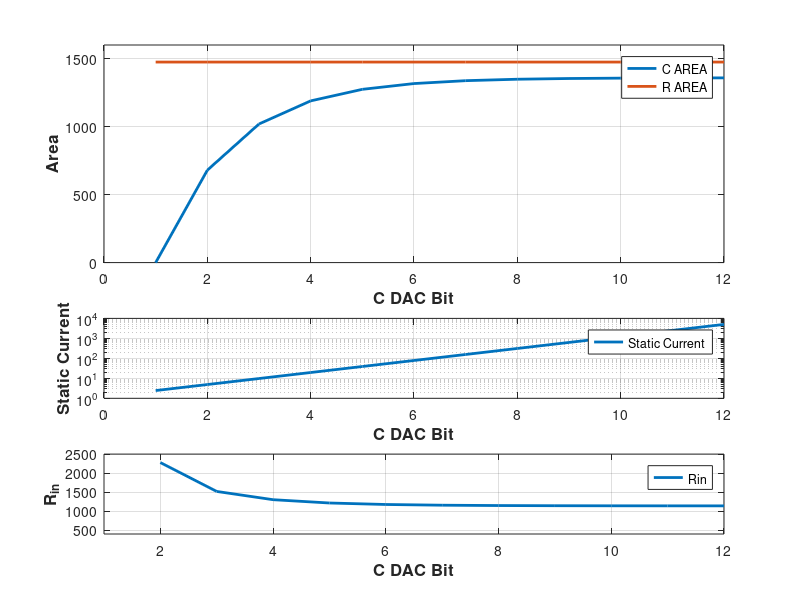

Write MATLAB code to recreate this figure.

%%%%%%%%%%%%%%%%%%%%%%%%%%%%%%%%%%%%%%%%%%%%%%%%%%%%%%
% 2018/12/3
% Purpose:  This file is to calculate needed Cu and Ru for DAC
%          
%   Copyright (c) 2018 by Shanshan Xie
%   for SAR ADC project in ADC course
%%%%%%%%%%%%%%%%%%%%%%%%%%%%%%%%%%%%%%%%%%%%%%%%%%%%%%

clear;
Vref = 1;

N_CDAC = 1:12; %C-DAC resolution
N_DAC = 12;
N_RDAC = N_DAC-N_CDAC; %R-DAC resolution

LSB_C = Vref./2.^(N_CDAC);
LSB_N = Vref./2.^N_DAC;
LSB_R = Vref./2.^N_RDAC;

N_sample = 1;

Linearity = 11;

Cap_num = 2.^(N_CDAC-1);
Res_num = 2.^N_RDAC;

Ab_R = 0.0125;
Rsq = 726;

Ab_C = 0.012;
Kc = 1.4e-15;

% Iload = 90e-6; %static current max


fclk = 6e6; %MHz
fconv = fclk/(N_DAC+N_sample);

%% R-DAC Mismatch Calculation
%if INL dominate
sigma_R = (0.5.*2.*2.^(N_DAC-Linearity) .* LSB_N ) ./ (sqrt(2).* 3.*sqrt(2.^(N_RDAC-2)) .* LSB_R);

%if DNL dominate
% sigma_R = (2^(N_RDAC-N_DAC) * 2^(N_DAC-Linearity)) / (3 * sqrt(2^(N_RDAC+1) - 2));

Ru = 200; %ohm


% Ru = Vref./(Iload * 2.^N_RDAC);

Rtotal = Ru .* Res_num;
Iload = 1e6./(Rtotal);

L_W_R = Ru/Rsq;

WL_R = 1e-12.*(Ab_R^2 ./ (2.*sigma_R.^2)); % unit area, unit um^2

L_R = sqrt(L_W_R.*WL_R); % unit: um

W_R = sqrt(WL_R./L_W_R);  % unit: um

%total area unit um^2
Area_R = Res_num .* WL_R;


%% C-DAC Mismatch Calculation
% DNL Dominate
% sigma_C = (0.5 .* 2 .* 2.^(N_DAC-Linearity) .* LSB_N) ./ (sqrt(2) .* 3 .* sqrt(2.^N_CDAC - 1) .* LSB_C);
sigma_C = (0.5.*2.*2.^(N_DAC-Linearity) .* LSB_N) ./ (sqrt(2) .* 3 .* sqrt(2.^(N_CDAC-1) - 1) .* LSB_C);

% min cap value to satisfy 99.73% yeild
Cu = 9 .* Ab_C^2 .* Kc .* (2.^(N_CDAC-1)-1) .* 2.^(2*N_DAC-2*N_CDAC)
Cu = Cu / 2^(2*N_DAC-2*Linearity);

% Cu = 500e-15; 

% WL_C = 1e-12*(Cu/Kc);  %cap unit size um^2
WL_C = 1e-12.*(Ab_C^2 ./ (2 .* sigma_C.^2)); % unit area, unit um^2


Area_C = (Cap_num .* WL_C);


%% Input Impedance

Ctotal = Cu .* Cap_num;

Rin = 1e-3./(fconv*Ctotal);

figure(1)
subplot(4,1,[1,2]);
hold off
plot(N_CDAC, Area_C.*1e12,'DisplayName','C AREA','LineWidth',2);

hold on
plot(N_CDAC, Area_R.*1e12,'DisplayName','R AREA','LineWidth',2);

ylabel('Area','FontSize',12,'FontWeight','bold');
xlabel('C DAC Bit','FontSize',12,'FontWeight','bold');
grid on
legend('show');
xlim([0,12]);
ylim([0,1600]);

subplot(4,1,3);
hold off
semilogy(N_CDAC, Iload,'DisplayName','Static Current','LineWidth',2);
ylabel('Static Current','FontSize',12,'FontWeight','bold');
xlabel('C DAC Bit','FontSize',12,'FontWeight','bold');
grid on
legend('show');
xlim([0,12]);

subplot(4,1,4);
hold off
plot(N_CDAC, Rin,'DisplayName','Rin','LineWidth',2);
xlim([0,12]);
ylim([400, 2500]);

ylabel('R_{in}','FontSize',12,'FontWeight','bold');
xlabel('C DAC Bit','FontSize',12,'FontWeight','bold');
grid on
legend('show');
xlim([1,12]);


%% System INL
% CDAC_DNL = sqrt(2^(N_CDAC+1)-2) * sigma_C * (Vref/2^N_CDAC);
% CDAC_INL = sqrt(2^(N_CDAC-1)) * sigma_C * (Vref/2^N_CDAC);
% 
% RDAC_DNL = sqrt(2^(N_RDAC+1)-2) * sigma_R * (Vref/2^N_RDAC);
% RDAC_INL = sqrt(2^(N_RDAC-1)) * sigma_R * (Vref/2^N_RDAC);
% 
% sysINL = sqrt( CDAC_INL^2 + RDAC_INL^2 )
% sysINL_yield = sysINL * 3
% sysDNL = sqrt( CDAC_DNL^2 + RDAC_DNL^2 );
% sysDNL_yield = sysDNL * 3
% 
% LSB=1/2^N_DAC
% 
% Max_DNL_INL = 2/2^(N_DAC)
